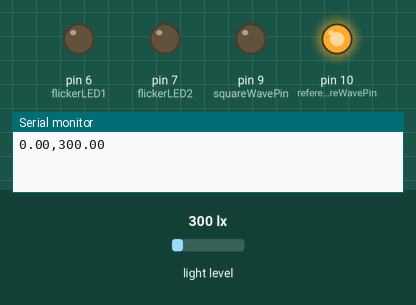
Recording of a sketch running on a simulated Arduino Uno, built with avr-gcc and run on an emulated ATmega328P. Parts: output pins drawn as LEDs (lit = HIGH), the last lines printed to the serial monitor. Inputs (shaded band) come from the test bench; at power-on: light level 300 lx. Random numbers use the default seed unless the sketch sets one.

Above: at 0.1 s.
At 2.59 s:
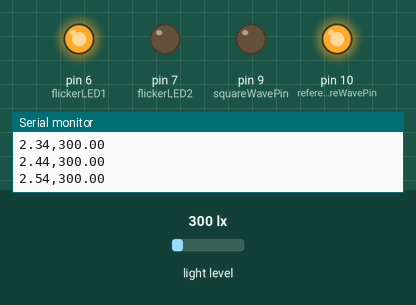
At 5.13 s:
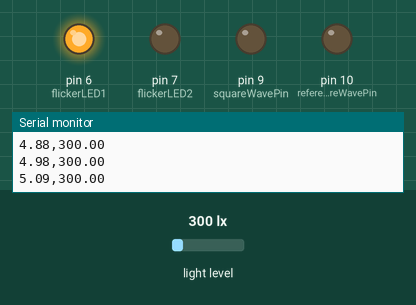
At 16.99 s:
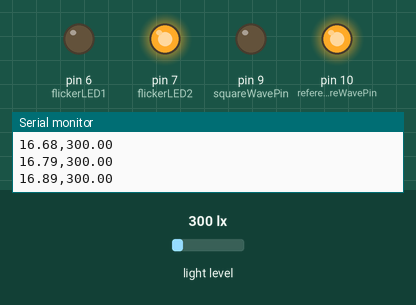
At 21.87 s:
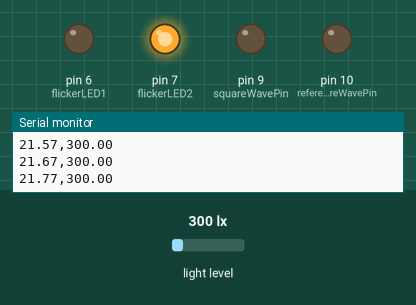
At 31.6 s:
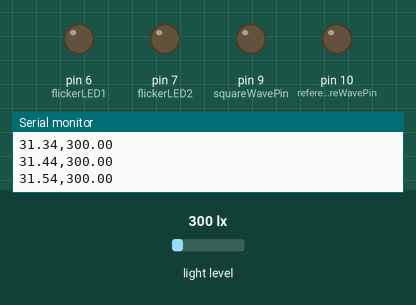
Timing chart, 0 to 40.0 s (numbered marks = the images above):
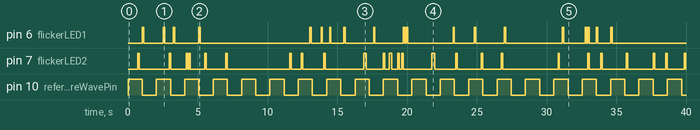

Measured:
- by itself, pin 6 (flickerLED1): LOW → HIGH at 1.0 s, → LOW 0.10 s later, → HIGH 1.4 s later, → LOW 0.10 s later, … (38 changes in this stretch)
- by itself, pin 7 (flickerLED2): LOW → HIGH at 0.71 s, → LOW 0.10 s later, → HIGH 2.1 s later, → LOW 0.10 s later, … (50 changes in this stretch)
- by itself, pin 10 (referenceSquareWavePin): alternates HIGH for 1.0 s and LOW for 1.0 s

The sketch:

dataset_2.ino
```cpp
#include <Adafruit_VEML7700.h>

Adafruit_VEML7700 veml = Adafruit_VEML7700();

const int squareWavePin = 9;               // Digital pin for modulated square wave output
const int referenceSquareWavePin = 10;     // Digital pin for reference square wave output
const int flickerLED1 = 6;
const int flickerLED2 = 7;
int count = 0;

void setup() {
  pinMode(squareWavePin, OUTPUT);
  pinMode(referenceSquareWavePin, OUTPUT);
  pinMode(flickerLED1, OUTPUT);
  pinMode(flickerLED2, OUTPUT);
  Serial.begin(9600);

  if (!veml.begin()) {
    Serial.println("Sensor not found");
    while (1);
  }
}

void loop() {
  // Generate Noise Signal at random counts
   simulateFlickeringNoise();

  // Generate Dataset 2: Modulated square wave signal T = 4s
  if (count == 0) {
    analogWrite(referenceSquareWavePin, 255);
  }
  else if (count == 10) {
    analogWrite(referenceSquareWavePin, 0);
  }

  Serial.print(millis() / 1000.0);
  Serial.print(",");
  Serial.println(veml.readLux());

  count = (count + 1) % 20;
  // sensor reading every 100ms
  delay(100);
}

void simulateFlickeringNoise() {
  // Randomly toggle flickering LEDs for noise
  if (random(100) < 5) {  // Adjust the threshold for flickering frequency
    digitalWrite(flickerLED1, HIGH);
  } else {
    digitalWrite(flickerLED1, LOW);
  }

  if (random(100) < 5) {  // Adjust the threshold for flickering frequency
    digitalWrite(flickerLED2, HIGH);
  } else {
    digitalWrite(flickerLED2, LOW);
  }
}
```
